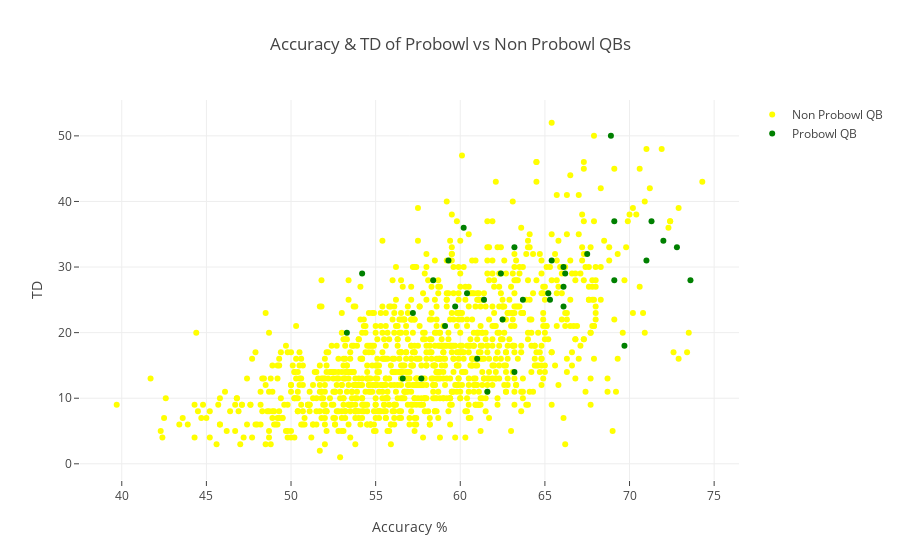

Notebook cell for this chart:
### Code cell
# Scatter plot of Accuracy & TD for QBs
# Plotly
df_pb = df_viz[df_viz.Pro_bowl == 'Yes']
df_nopb = df_viz[df_viz.Pro_bowl != 'Yes']

# creating trace1
trace1 = go.Scatter(
                    x = df_pb.Pct,
                    y = df_pb.TD,
                    mode = "markers",
                    name = "Probowl QB",
                    marker = dict(color = 'Green'),
                    text= df_pb.Player)
# creating trace2
trace2 = go.Scatter(
                    x = df_nopb.Pct,
                    y = df_nopb.TD,
                    mode = "markers",
                    name = "Non Probowl QB",
                    marker = dict(color = 'Yellow'),
                    text= df_nopb.Player)
# Layers of visual
data = [trace2, trace1]
# Layout
layout = dict(title = 'Accuracy & TD of Probowl vs Non Probowl QBs',
              xaxis= dict(title= 'Accuracy %',ticklen= 5,zeroline= False),
              yaxis= dict(title= 'TD',ticklen= 5,zeroline= False)
             )
fig = dict(data = data, layout = layout)
py.iplot(fig) #iplot for inline / plot for new html

### Figure 1 — Plotly figure (JSON) as saved in the notebook; plotly's stock layout.template omitted (floating-point values rounded to 4 significant figures; data arrays with more than 128 entries replaced by an {"elided": "..."} marker saying what was removed)
{"data": [{"marker": {"color": "Yellow"}, "mode": "markers", "name": "Non Probowl QB", "text": {"elided": "1152 str values"}, "type": "scatter", "x": {"elided": "1152 float values"}, "y": {"elided": "1152 int values"}}, {"marker": {"color": "Green"}, "mode": "markers", "name": "Probowl QB", "text": ["Jake Plummer", "Jake Delhomme", "Peyton Manning", "Brian Griese", "Matt Hasselbeck", "Daunte Culpepper", "Marc Bulger", "Donovan McNabb", "Michael Vick", "Tom Brady", "Drew Brees", "David Garrard", "Carson Palmer", "Philip Rivers", "Ben Roethlisberger", "Eli Manning", "Matt Schaub", "Alex Smith", "Aaron Rodgers", "Derek Anderson", "Vince Young", "Jay Cutler", "Matt Ryan", "Matthew Stafford", "Cam Newton", "Andy Dalton", "Tyrod Taylor", "Russell Wilson", "Russell Wilson", "Andrew Luck", "Kirk Cousins", "Nick Foles", "Teddy Bridgewater", "Derek Carr", "Jameis Winston", "Dak Prescott"], "type": "scatter", "x": [57.2, 53.3, 60.2, 63.2, 61.6, 73.6, 65.4, 62.5, 57.7, 61, 60.4, 56.6, 63.2, 72, 69.1, 62.4, 69.7, 67.5, 66.1, 54.2, 65.2, 59.1, 59.3, 61.4, 66.1, 66.1, 59.7, 58.4, 72.8, 71.3, 63.7, 69.1, 71, 68.9, 65.3, 66.2], "y": [23, 20, 36, 14, 11, 28, 31, 22, 13, 16, 26, 13, 33, 34, 37, 29, 18, 32, 24, 29, 26, 21, 31, 25, 30, 27, 24, 28, 33, 37, 25, 28, 31, 50, 25, 29]}], "layout": {"title": "Accuracy & TD of Probowl vs Non Probowl QBs", "xaxis": {"ticklen": 5, "title": "Accuracy %", "zeroline": false}, "yaxis": {"ticklen": 5, "title": "TD", "zeroline": false}}}
